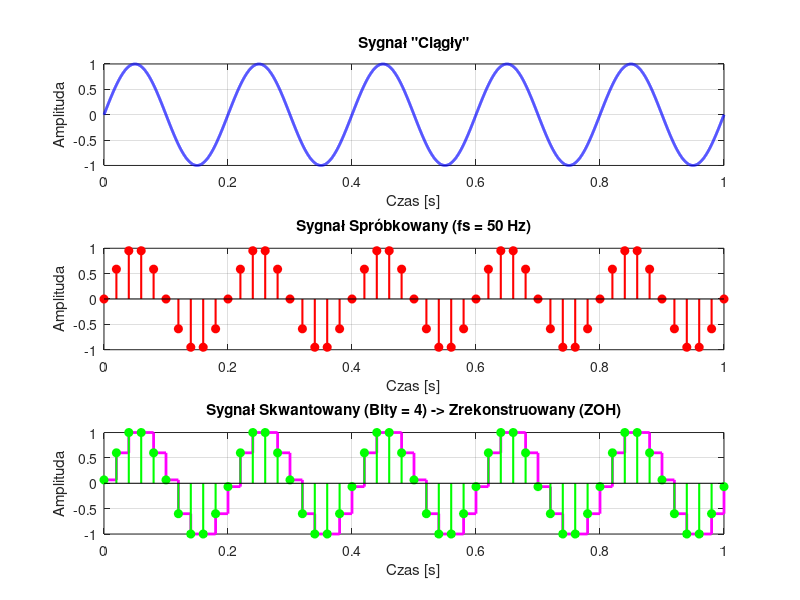

This figure's MATLAB source:
%% 1. Parametry wejściowe i wygenerowanie "ciągłego" sygnału
czestotliwosc_sygnalu = 5;          % Częstotliwość sygnału w Hz
amplituda = 1;                      % Amplituda sygnału
czas_ciagly = 0:0.0001:1;           % Bardzo gęsty wektor czasu - symulacja ciągłości

% Sygnał "ciągły" (sinusoidalny)
sygnal_ciagly = amplituda * sin(2*pi*czestotliwosc_sygnalu*czas_ciagly); 

% Alternatywnie: sygnał prostokątny (odkomentuj poniższą linię, wymaga Signal Processing Toolbox)
% sygnal_ciagly = amplituda * square(2*pi*czestotliwosc_sygnalu*czas_ciagly); 

%% 2. Próbkowanie (Postać ciągła -> Dyskretna)
czestotliwosc_probkowania = 50;     % Częstotliwość próbkowania w Hz
okres_probkowania = 1/czestotliwosc_probkowania;  % Okres próbkowania
czas_dyskretny = 0:okres_probkowania:1;           % Wektor czasu dla sygnału dyskretnego

% Spróbkowany sygnał (dokładne wartości)
sygnal_dyskretny = amplituda * sin(2*pi*czestotliwosc_sygnalu*czas_dyskretny); 

%% 3. Kwantyzacja (Ograniczenie poziomów amplitudy)
liczba_bitow = 4;                   % Rozdzielczość w bitach
liczba_poziomow = 2^liczba_bitow;   % Liczba poziomów kwantyzacji

% Prosta metoda kwantyzacji jednorodnej:
sygnal_znormalizowany = (sygnal_dyskretny + amplituda) / (2*amplituda); % Normalizacja do przedziału [0, 1]
sygnal_skwantowany = round(sygnal_znormalizowany * (liczba_poziomow-1)) / (liczba_poziomow-1); % Kwantyzacja
sygnal_skwantowany = (sygnal_skwantowany * 2*amplituda) - amplituda; % Powrót do pierwotnej amplitudy [-A, A]

%% 4. Odtworzenie sygnału (Postać dyskretna -> Ciągła)
% Używamy funkcji 'stairs' w sekcji rysowania wykresów do wizualizacji 
% metody ZOH (Zero-Order Hold), co daje charakterystyczne "schodki".

%% 5. Obliczenie SNR (Signal-to-Noise Ratio)
% Szum kwantyzacji to różnica między próbkami dokładnymi a skwantowanymi
szum_kwantyzacji = sygnal_dyskretny - sygnal_skwantowany; 

% Moc sygnału spróbkowanego i moc szumu
moc_sygnalu = var(sygnal_dyskretny); 
moc_szumu = var(szum_kwantyzacji);

% Obliczenie SNR w decybelach (dB)
if moc_szumu == 0
    snr_db = Inf; % Jeśli nie ma szumu (idealne trafienia z poziomami)
else
    snr_db = 10 * log10(moc_sygnalu / moc_szumu);
end
fprintf('Wyliczony współczynnik SNR dla %d bitów wynosi: %.2f dB\n', liczba_bitow, snr_db);

%% 6. Wizualizacja
figure('Color', 'w'); % Wymuszenie białego tła dla lepszego kontrastu

% Wykres 1: Sygnał ciągły
subplot(3,1,1);
plot(czas_ciagly, sygnal_ciagly, 'b', 'LineWidth', 2); % Mocny niebieski
title('Sygnał "Ciągły"'); 
xlabel('Czas [s]'); 
ylabel('Amplituda'); 
grid on;

% Wykres 2: Sygnał spróbkowany
subplot(3,1,2);
stem(czas_dyskretny, sygnal_dyskretny, 'r', 'filled', 'LineWidth', 1.5); % Wyrazisty czerwony
title(sprintf('Sygnał Spróbkowany (fs = %d Hz)', czestotliwosc_probkowania)); 
xlabel('Czas [s]'); 
ylabel('Amplituda'); 
grid on;

% Wykres 3: Sygnał skwantowany i zrekonstruowany (ZOH)
subplot(3,1,3);
% Magenta ('m') dla schodków - świetnie kontrastuje
stairs(czas_dyskretny, sygnal_skwantowany, 'm', 'LineWidth', 2); hold on;
% Ciemnozielony ('g') dla punktów próbek skwantowanych
stem(czas_dyskretny, sygnal_skwantowany, 'g', 'filled', 'LineWidth', 1.5); hold off;
title(sprintf('Sygnał Skwantowany (Bity = %d) -> Zrekonstruowany (ZOH)', liczba_bitow));
xlabel('Czas [s]'); 
ylabel('Amplituda'); 
grid on;
